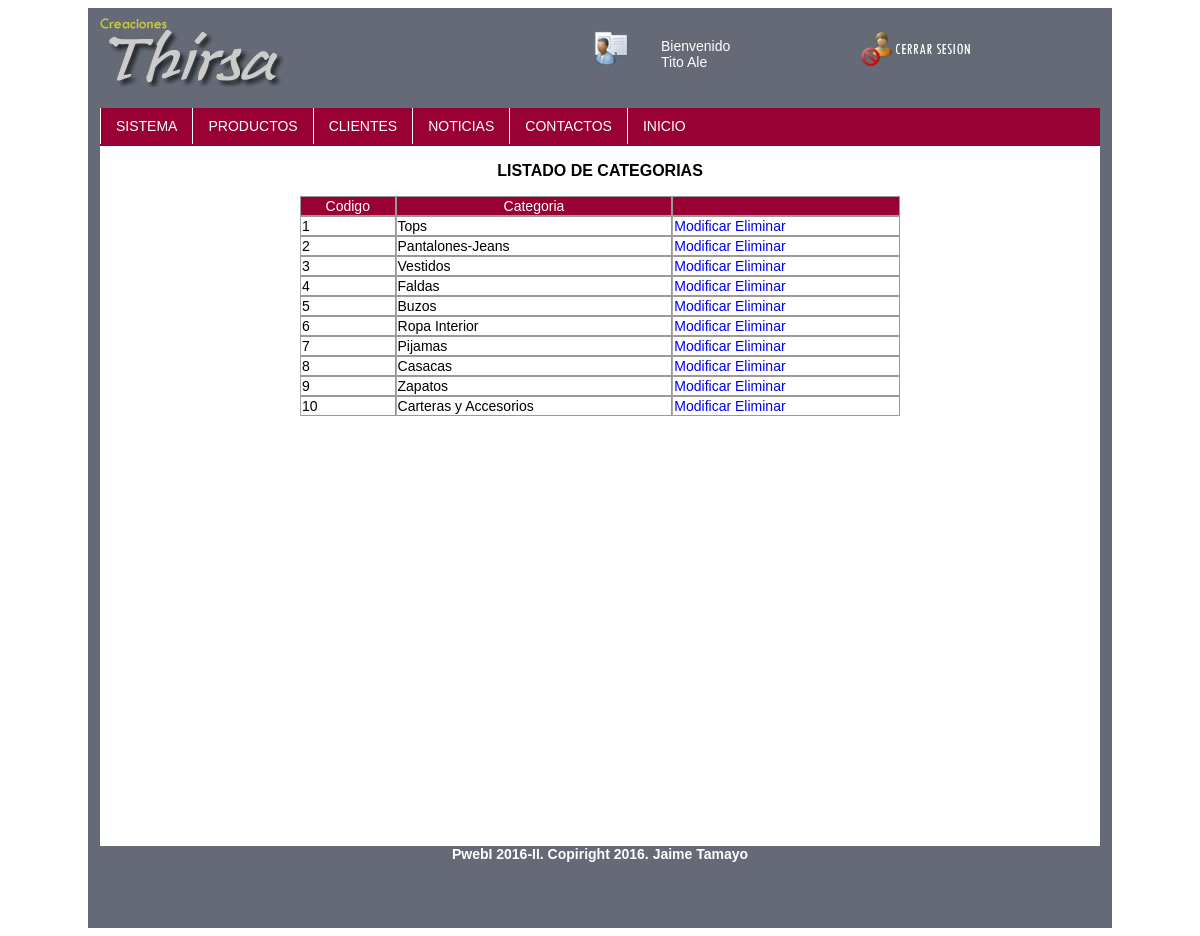
Screenshot of /admin/categoria/listar_categoria.php (signed in) with the database file from the repository.
### tables this page shows
CREATE TABLE IF NOT EXISTS `categorias` (
  `codcategoria` int(11) NOT NULL AUTO_INCREMENT,
  `nom_categoria` varchar(50) DEFAULT NULL,
  `estado` char(1) DEFAULT NULL,
  PRIMARY KEY (`codcategoria`)
);

### admin/categoria/listar_categoria.php (the view, shortened to what this page needs)
<!doctype html>
<html>
<head>
<link href="../../css/default.css" rel="stylesheet">
</head>
<body>
<div id="contenedor">
    <header>
        <div id="logo">
        <img src="../../img/tienda/logo.jpg">
        </div>
        <div id="usuario">
        	<div id="txtUser">Bienvenido <br> <?php echo $_SESSION['usuario']['nom']. ' '. $_SESSION['usuario']['ape'];?></div>
        </div>
        <a href="../seguridad/salir.php">
        <div id="cerrar">
        <img src="../../img/tienda/cerrarsesion.jpg" alt="Cerrar Sesion" title="Cerrar Sesion">
        </div>
        </a>
    </header>
    <nav>
    	<ul class="menu">
        	<li><a href=""../admin/index.php">Sistema</a></li>
            <li><a href="">Productos</a>
            </li>
            <li><a href="">Clientes</a>
            </li>
            <li><a href="">Noticias</a>
            </li>
            <li><a href="">Contactos</a>
            </li>
            <li><a href="../index.php">Inicio</a></li>
        </ul>
    </nav>
    <section>
    <p class="titulo">Listado de Categorias</p>
    <table width="600" border="0" align="center" cellpadding="1" cellspacing="0">
    <tr class="titulo_tabla">
    	<td class="estilo8">Codigo</td>
        <td class="estilo8">Categoria</td>
        <td></td>
    </tr>
   <?php
	   $instruccion = "select * from categorias";
	   $rs = mysql_query($instruccion) or die("Fallo la consulta");
	   while($campo = MySQL_fetch_array($rs)){
   	?>
   	<tr>
   		<td class="estilo7"><?php echo $campo["codcategoria"]; ?></td>
        <td class="estilo7"><?php echo $campo["nom_categoria"]; ?></td>
        <td class="estilo7">
            <a href="modificar_categoria.php?cod=<?php echo $campo['codcategoria']?>">Modificar</a>
            <a href="eliminar_categoria.php?cod=<?php echo $campo['codcategoria']?>">Eliminar</a>
        </td>
   	</tr>
   	<?php
	   }
   	?>
	</table>
    </section>
    <footer>
    <span><strong>PwebI 2016-II. Copiright 2016. Jaime Tamayo</span>
    </footer>
</div>
</body>
</html>

### css/default.css (style rules this page uses)
body { font-family:Verdana, Geneva, sans-serif; font-size:14px; }
#contenedor { width:1024px; height:920px; margin:0 auto; background-color:#666a76; }
header { width:1024px; height:100px; background-color:#666a76; }
#logo { float:left; height:80px; width:273px; }
#usuario { background-image:url(../img/tienda/usuario.jpg); background-position:center; background-repeat:no-repeat; float:left; height:80px; width:500px; }
#txtUser { width:150px; margin-left:300px; margin-top:30px; color:#fff; }
#cerrar { float:right; height:80px; width:251px; }
#cerrar img { margin-top:24px; }
nav { background-color:#903; width:1000px; height:38px; float:left; margin:0 12px; }
nav * { text-decoration:none; text-transform:uppercase; list-style:none; margin:0; padding:0; }
nav .menu > li { float:left; }
nav .menu li a { background:transparent; color:#fff; display:block; border-left:1px solid; padding:10px 15px; }
section { width:1000px; margin:0 12px; height:700px; float:left; background-color:#fff; }
section .titulo { text-transform:uppercase; font-size:16px; font-weight:bold; text-align:center; }
section p { font-size:12px; }
.titulo_tabla { background-color:#903; color:#fff; text-align:center; }
.estilo7 { border-left: 1px solid #aaa; }
section a { text-decoration:none; }
section td { border:1px #999999 solid; }
footer { float:left; width:1024px; height:80px; background-color:#666a76; text-align:center; color:#fff; }

### rows the page displays
categorias: codcategoria "1", nom_categoria "Tops"
categorias: codcategoria "2", nom_categoria "Pantalones-Jeans"
categorias: codcategoria "3", nom_categoria "Vestidos"
categorias: codcategoria "4", nom_categoria "Faldas"
categorias: codcategoria "5", nom_categoria "Buzos"
categorias: codcategoria "6", nom_categoria "Ropa Interior"
categorias: codcategoria "7", nom_categoria "Pijamas"
categorias: codcategoria "8", nom_categoria "Casacas"
categorias: codcategoria "9", nom_categoria "Zapatos"
categorias: codcategoria "10", nom_categoria "Carteras y Accesorios"

### other values shown
$_SESSION['usuario']['nom'] "Tito"
$_SESSION['usuario']['ape'] "Ale"
